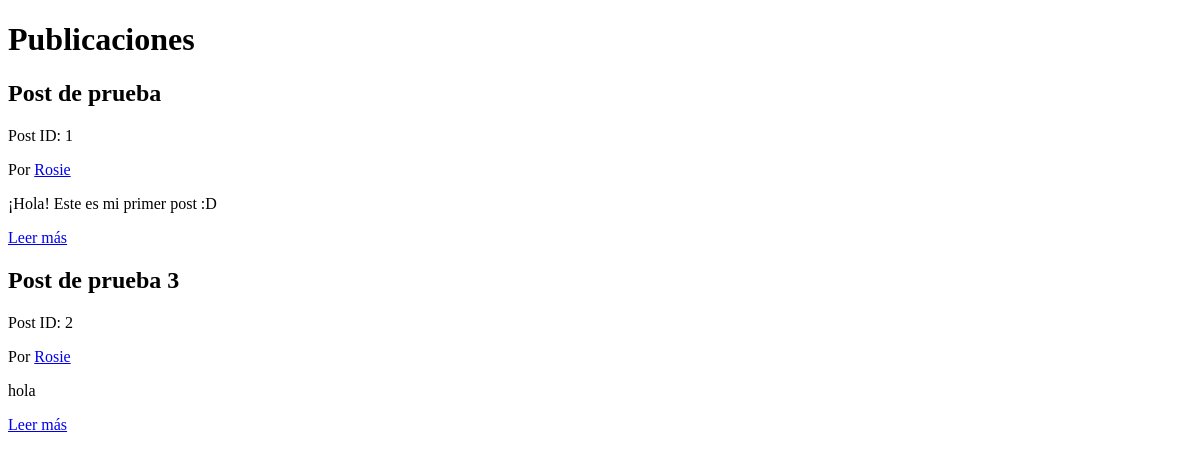
The app's page /posts/, older data.
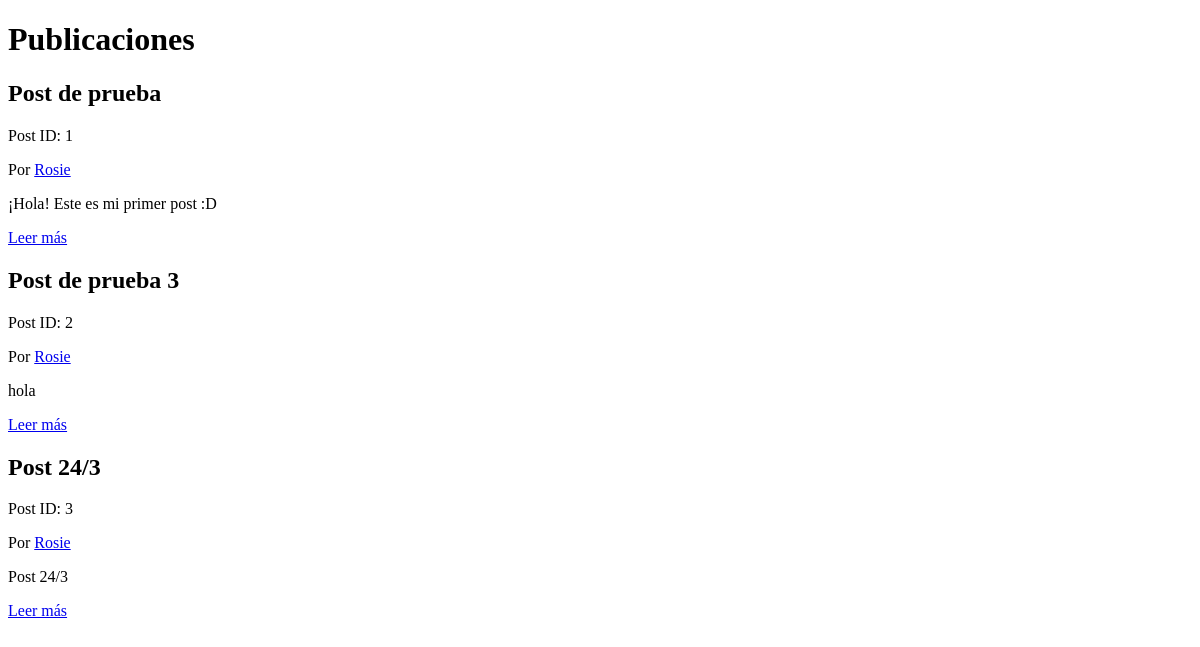
The same page, newer data.
### blog/models.py (models this page shows, shortened)
class Post(models.Model):
    title = models.CharField(max_length=200)
    content = models.TextField()
    image = models.ImageField(upload_to='post_images/', blank=True, null=True)
    author = models.ForeignKey(User, on_delete=models.CASCADE)
    created_at = models.DateTimeField(auto_now_add=True)
    updated_at = models.DateTimeField(auto_now=True)
    status = models.CharField(max_length=20, choices=[('draft', 'Draft'), ('published', 'Published')], default='draft')
    def get_absolute_url(self):
        return reverse('post_detail', kwargs={'pk': self.pk})

### blog/views.py (the view)
# urls.py: path('posts/', views.PostListView.as_view(), name='post_list'),
class PostListView(ListView):
    model = Post
    template_name = "blog/home.html"
    context_object_name = "posts"

### blog/templates/blog/post_list.html (shortened to what this page needs)
{% load static %}
<!DOCTYPE html>
<html lang="es">
<head>
</head>
<body>
    <h1>Publicaciones</h1>
    {% for post in posts %}
        <div>
            <h2>{{ post.title }}</h2>
            <p>Post ID: {{ post.pk }}</p>
            <p>Por <a href="{% url 'profile' post.author.username %}">{{ post.author.username }}</a></p>
            <p>{{ post.content|truncatewords:50 }}</p>
            <p><a href="{{ post.get_absolute_url }}">Leer más</a></p>
        </div>
    {% endfor %}
</body>
</html>

Row changes from the older to the newer data that the page shows:
added Post: title "Post 24/3", pk "3", author.username "Rosie", content "Post 24/3"
